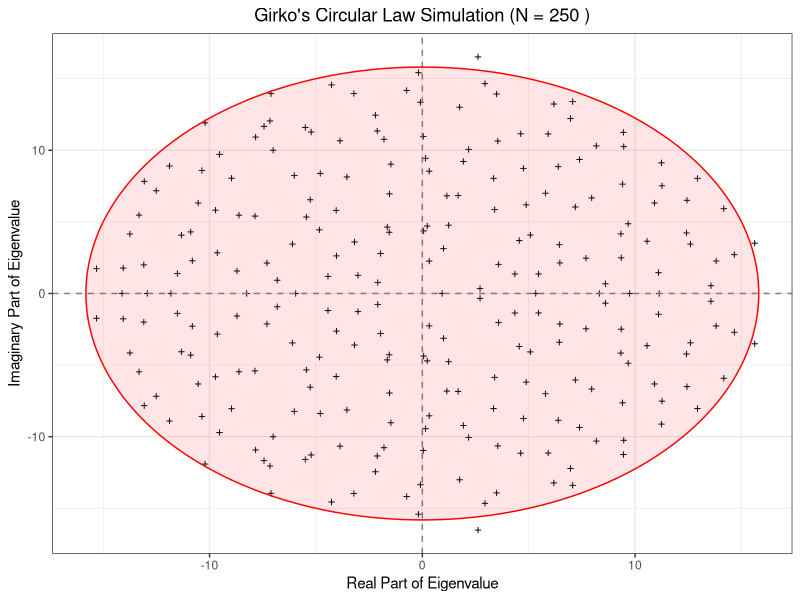

Source code (R): (Note: this script raises an error after producing the figure.)
##Author: Anaga Ambady (aa6725@ic.ac.uk)
##Version: 1.0.0
##Date: Oct 2025
##Description: A script to illustrate Girko's Circular Law using R

# Install and load required packages
# Check if ggplot2 is installed, if not, install it
if (!requireNamespace("ggplot2", quietly = TRUE)) {
  install.packages("ggplot2")
}
library(ggplot2)

# --- 1. Define the Ellipse Function ---
build_ellipse <- function(hradius, vradius){
  # function that returns an ellipse
  npoints = 250
  a <- seq(0, 2 * pi, length = npoints + 1)
  x <- hradius * cos(a)
  y <- vradius * sin(a)

  return(data.frame(x = x, y = y))
}

# --- 2. Simulation Parameters and Data Generation ---
N <- 250 # Assign size of the matrix (N x N)
M <- matrix(rnorm(N * N), N, N) # Build the random matrix (elements from standard normal distribution)
eigvals <- eigen(M)$values # Find the eigenvalues

# Build a dataframe for the eigenvalues
eigDF <- data.frame("Real" = Re(eigvals), "Imaginary" = Im(eigvals))

# Calculate the predicted radius according to Girko's Circular Law
# Radius is sqrt(N)
my_radius <- sqrt(N)

# Create the dataframe for the boundary circle (the 'ellipse' with equal radii)
ellDF <- build_ellipse(my_radius, my_radius)
names(ellDF) <- c("Real", "Imaginary") # rename the columns for plotting consistency

# --- 3. Plotting the Results ---

# Initialize the plot with the eigenvalues data
p <- ggplot(eigDF, aes(x = Real, y = Imaginary))

# Add points for the eigenvalues (using shape 3 for a '+' cross)
p <- p + geom_point(shape = I(3), size = 1) +
  theme_bw() + # Use a clean theme
  labs(title = paste("Girko's Circular Law Simulation (N =", N, ")"),
       x = "Real Part of Eigenvalue",
       y = "Imaginary Part of Eigenvalue")

# Add a theme modification to remove the legend, as alpha and fill are fixed
p <- p + theme(legend.position = "none",
               plot.title = element_text(hjust = 0.5)) # Center the title

# Add the vertical and horizontal axes
p <- p + geom_hline(aes(yintercept = 0), linetype = "dashed", color = "gray50")
p <- p + geom_vline(aes(xintercept = 0), linetype = "dashed", color = "gray50")

# Finally, add the predicted circular boundary (the ellipse)
p <- p + geom_polygon(data = ellDF,
                      aes(x = Real, y = Imaginary),
                      fill = "red",
                      alpha = 0.1, # Use a lower alpha for better visibility of points
                      color = "red", # Add an outline to the circle
                      linewidth = 0.5)

# Print the plot
print(p)

# --- 4. Save the Figure as PDF ---

# Define the full path for the output file
output_path <- file.path(../results, "Girko.pdf")

# Save the plot to PDF file
ggsave(output_path, plot = p, device = "pdf", width = 7, height = 7)

cat("\nPlot saved successfully to:", output_path, "\n")
